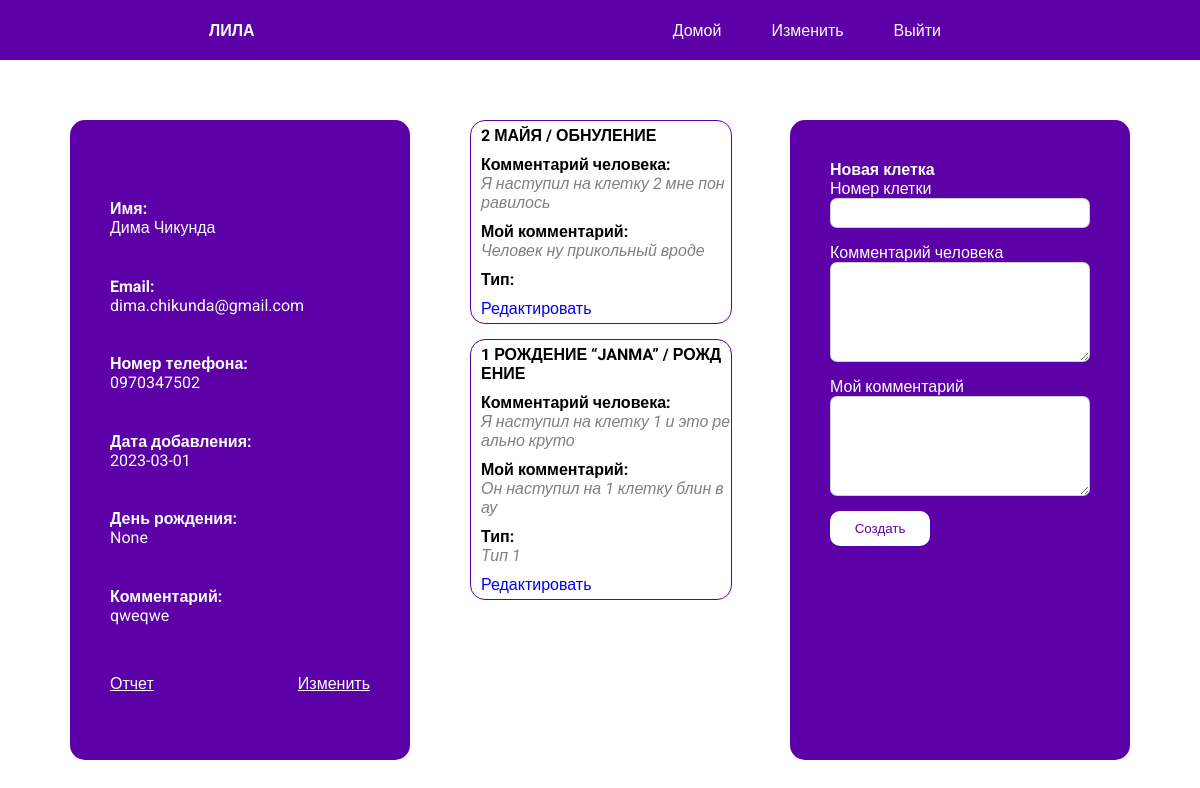
Before: /user/1 (signed in) with the older database file.
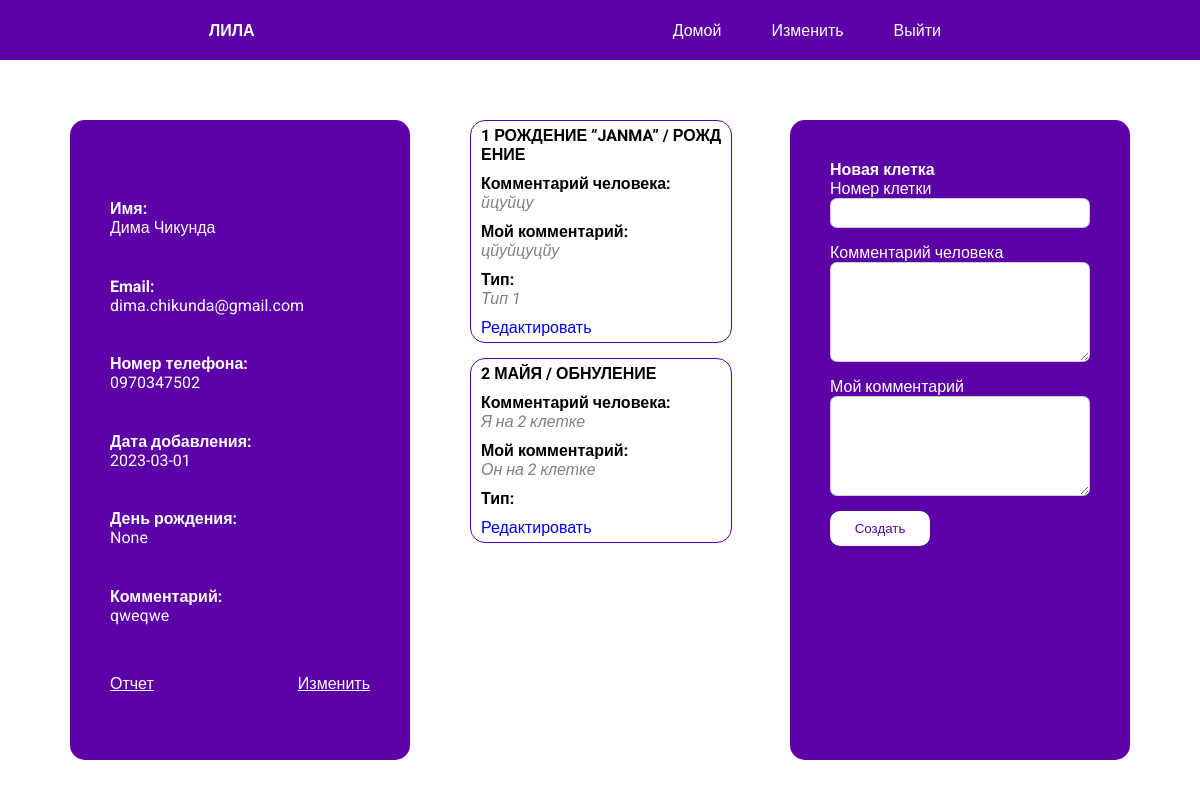
After: the same page with the newer database file.
### project/models.py (models this page shows, shortened)
class User(db.Model):
    id = db.Column(db.Integer, primary_key=True)
    name = db.Column(db.String(64))
    email = db.Column(db.String(64), unique=True)
    phone = db.Column(db.String(64), unique=True)
    date = db.Column(db.Date)
    birthday = db.Column(db.Date)
    additional_comment = db.Column(db.String(64))
    game = db.relationship('Game', backref='Game.user_id', cascade="all, delete")

class Game(db.Model):
    id = db.Column(db.Integer, primary_key=True)
    user_comment = db.Column(db.String(250))
    personal_comment = db.Column(db.String(250))
    cell_id = db.Column(db.Integer, db.ForeignKey('cell.id'))
    cell = db.relationship("Cell", backref="cells")
    user_id = db.Column(db.Integer, db.ForeignKey('user.id'))
    user = db.relationship("User", backref="users")

class Cell(db.Model):
    id = db.Column(db.Integer, primary_key=True)
    title = db.Column(db.String(250))
    description = db.Column(db.String(250))
    cell = db.relationship('Game', backref='Game.cell_id', primaryjoin='Cell.id==Game.cell_id', lazy='dynamic')
    type_id = db.Column(db.Integer, db.ForeignKey('type.id'))
    type = db.relationship("Type", backref="cells")

class Type(db.Model):
    id = db.Column(db.Integer, primary_key=True)
    name = db.Column(db.String(250))
    description = db.Column(db.String(250))
    cell = db.relationship('Cell', backref='Cell.type_id', primaryjoin='Type.id==Cell.type_id', lazy='dynamic')

### project/routes.py (the view, shortened to what this page needs)
@app.route('/user/<id>', methods=['GET', 'POST'])
@login_required
def user(id):
    user = User.query.filter_by(id=id).first()
    add_user_form = AddUserForm()
    add_game_form = AddGameForm()
    games = Game.query.filter_by(user_id=user.id).all()
    return render_template('user.html', user=user, add_game_form=add_game_form, add_user_form=add_user_form,
                           games=games)

### project/forms.py (shortened to what this page needs)
class AddUserForm(FlaskForm):
    name = StringField('Имя', validators=[DataRequired()])
    email = EmailField('Email', validators=[Optional()])
    phone = StringField('Phone', validators=[Optional()])
    birthday = DateField('Birthday', validators=[Optional()])
    comment = StringField('Comment')
    submit = SubmitField('Save')

class AddGameForm(FlaskForm):
    cell_id = StringField('Номер клетки', validators=[DataRequired()])
    user_comment = TextAreaField('Комментарий человека')
    my_comment = TextAreaField('Мой комментарий')
    submit = SubmitField('Создать')

### project/models.py (called while the page is built)
@login.user_loader
def load_user(id):
    return Admin.query.get(int(id))

### project/templates/user.html (shortened to what this page needs)
<link rel="stylesheet" href="/static/css/user.css">
{% extends 'base.html' %}
{% block content %}
<div class="current_user_block">
    <aside class="user">
        <div class = 'user_info_block' id="">
            <div class="user_info">
                <div class="part">
                    <div>
                        <h1>Имя:</h1>
                        <p>{{ user.name }}</p>
                    </div>
                </div>
                <div class="part">
                    <h1>Email:</h1>
                    <p>{{ user.email }}</p>
                </div>
                <div class="part">
                    <h1>Номер телефона:</h1>
                    <p>{{ user.phone }}</p>
                </div>
                <div class="part">
                    <h1>Дата добавления:</h1>
                    <p>{{ user.date }}</p>
                </div>
                <div class="part">
                    <h1>День рождения:</h1>
                    <p>{{ user.birthday }}</p>
                </div>
                <div class="part">
                    <h1>Комментарий:</h1>
                    <p>{{ user.additional_comment }}</p>
                </div>
            </div>
            <div class="info_footer">
                <a href="{{url_for('report', id=user.id)}}" class="link">Отчет</a>
                <span class="change link">Изменить</span>
            </div>
        </div>
    </aside>
    <aside class="users_cells">
            {%for game in games%}
            {% include '_game.html' %}
            {% endfor %}
    </aside>
    <aside class="add_game">
        <form action="", method="post">
            <h1>Новая клетка</h1>
            <p>
                {{add_game_form.cell_id.label}}
                {{add_game_form.cell_id(class='field')}}
            </p>
            <p>
                {{add_game_form.user_comment.label}}
                {{add_game_form.user_comment(class='text_field')}}
            </p>
            <p>
                {{add_game_form.my_comment.label}}
                {{add_game_form.my_comment(class='text_field')}}
            </p>
            {{add_game_form.submit(class='button')}}
        </form>
    </aside>
</div>
{% endblock %}

### project/templates/base.html (shortened to what this page needs)
<!DOCTYPE html>
<html lang="ru">
<head>
    <link rel="stylesheet" href="{{ url_for('static', filename="css/base.css") }}">
</head>
<body>
    <main>
        <header>
            <div class = 'header_menu'>
                <a href="{{url_for('index')}}" class="logo">ЛИЛА</a>
                <ul class="menu_block">
                    <li><a href="{{url_for('index')}}" class="menu_item">Домой</a></li>
                    <li><a href="{{url_for('change_cell')}}" class="menu_item">Изменить</a></li>
                    <a href="{{url_for('logout')}}"  class="menu_item">Выйти</a>
                </ul>
            </div>
        </header>
        {% block content %}{% endblock %}
    </main>
</body>
</html>

### project/templates/_game.html (shortened to what this page needs)
<link rel="stylesheet" href="/static/css/_game.css">
<div class="game" id="">
    <div class="info" id = 'show'>
            <h1>{{game.cell.id}} {{game.cell.title}}</h1>
        <p>
            <span class="t">Комментарий человека:</span>
            <span class="dec">{{game.user_comment}}</span>
        </p>
        <p>
            <span class="t">Мой комментарий:</span>
            <span class="dec">{{game.personal_comment}}</span>
        </p>
        <p>
            <span class="t">Тип:</span>
            <span class="dec">
                {% if game.cell%}
                {{game.cell.type.name}}
                {% endif %}
            </span>
        </p>
    </div>
    <p>
        <a href="{{url_for('edit_game', id=game.id)}}" class="">Редактировать</a>
    </p>
</div>

### project/static/css/user.css (style rules this page uses)
.current_user_block { display: flex; justify-content: space-around; width: 90%; margin: 0px auto; margin-top: 50px; }
.user_info_block { height: 90%; }
aside { width: 33%; height: 70vh; border-radius: 15px; padding: 40px; margin: 10px; }
.add_game { background-color: rgb(92, 0, 167); color: white; }
.user { display: flex; flex-direction: column; justify-content: space-between; background-color: rgb(92, 0, 167); color: white; }
.user_info { overflow-y: scroll; height: 100%; display: flex; flex-direction: column; justify-content: space-evenly; }
.users_cells { overflow-y: scroll; overflow-x: hidden; word-break: break-all; padding-top: 0px; }
.button { display: block; height: 35px; width: 100px; margin-right: 25px; background-color: rgb(255, 255, 255); border: 1px solid rgba(128, 128, 128, 0); border-radius: 10px; color: rgb(92, 0, 167); }
.field { height: 30px; width: 100%; border: 1px solid rgba(128, 128, 128, 0.382); border-radius: 7px; padding-left: 10px; margin-bottom: 15px; }
.text_field { min-height: 100px; max-height: 200px; width: 100%; max-width: 100%; border: 1px solid rgba(128, 128, 128, 0.382); border-radius: 7px; padding-left: 10px; margin-bottom: 15px; }
.link { cursor: pointer; display: block; margin-top: 10px; color: white; text-decoration: underline; }
.change { cursor: pointer; }
.info_footer { display: flex; justify-content: space-between; }
.part { display: flex; flex-direction: column; align-items: flex-start; }
p { padding: 0px; }

### project/static/css/base.css (style rules this page uses)
* { padding: 0px; margin: 0px; font-family: 'Roboto', sans-serif; text-decoration: none; }
.header_menu { width: 100%; height: 60px; display: flex; justify-content: space-around; align-items: center; background-color: rgb(92, 0, 167); }
.menu_block { display: flex; list-style: none; }
.menu_item { padding-right: 50px; color: white; }
.logo { font-weight: 600; color: white; }

### project/static/css/_game.css (style rules this page uses)
.game { width: 100%; border: 1px solid rgb(92, 0, 167); border-radius: 15px; margin-bottom: 15px; }
.game p, .game h1 { display: flex; flex-direction: column; padding-left: 10px; padding-top: 5px; padding-bottom: 5px; }
#show { display: block; }
h1 { font-size: medium; }
.t { font-weight: bold; }
.dec { font-style: italic; color: grey; }

Changed rows visible on the page:
removed Game: cell.id "2", cell "МАЙЯ / ОБНУЛЕНИЕ", user_comment "Я наступил на клетку 2 мне понравилось", personal_comment "Человек ну прикольный вроде"
removed Game: cell.id "1", cell "РОЖДЕНИЕ “JANMA” / РОЖДЕНИЕ", user_comment "Я наступил на клетку 1 и это реально круто", personal_comment "Он наступил на 1 клетку блин вау", cell.type.name "Тип 1"
added Game: cell.id "1", cell "РОЖДЕНИЕ “JANMA” / РОЖДЕНИЕ", user_comment "йцуйцу", personal_comment "цйуйцуцйу", cell.type.name "Тип 1"
added Game: cell.id "2", cell "МАЙЯ / ОБНУЛЕНИЕ", user_comment "Я на 2 клетке", personal_comment "Он на 2 клетке"
